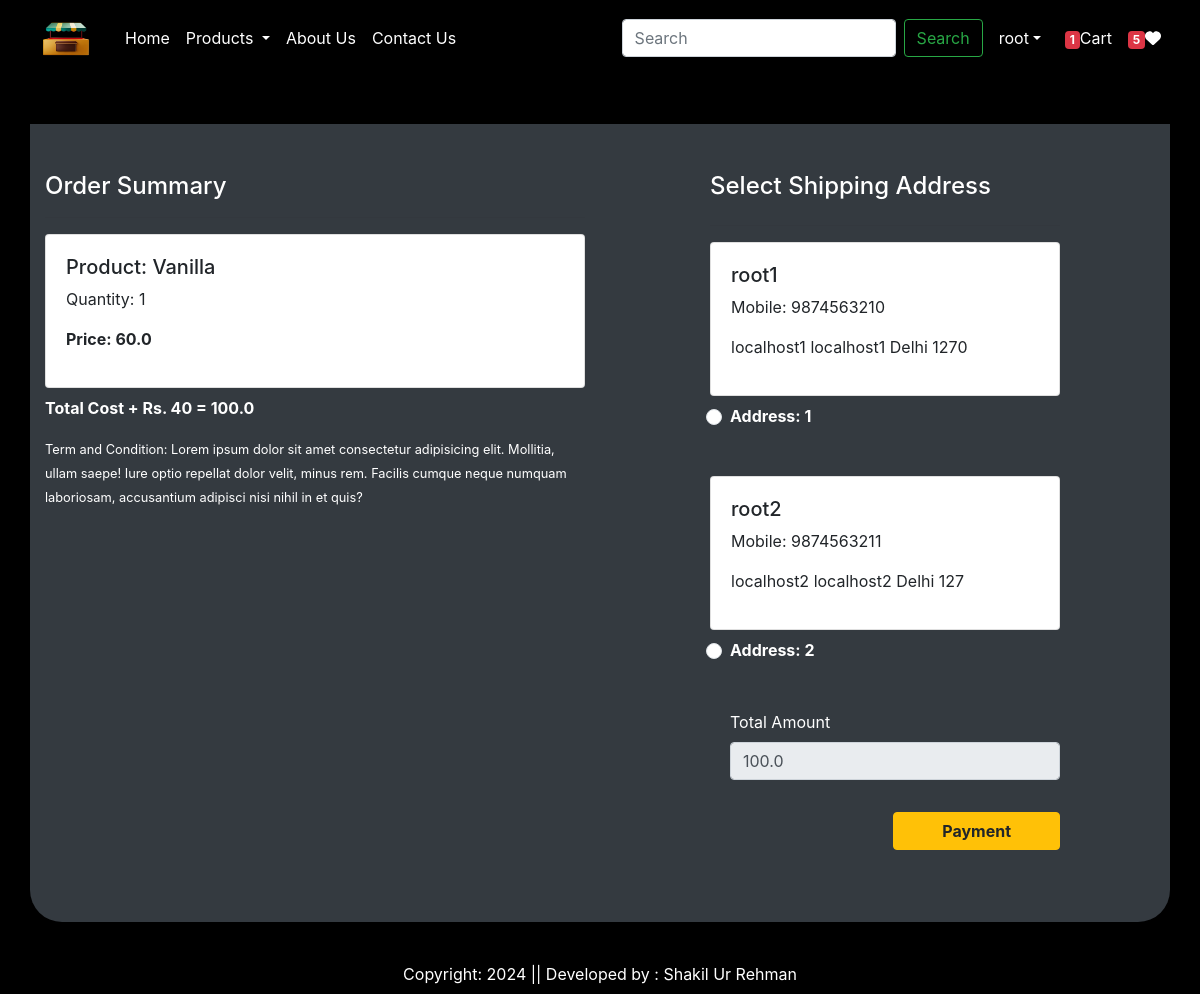
Screenshot of /checkout/ (signed in) with the database file from the repository.
### app/models.py (models this page shows, shortened)
class Cart(models.Model):
    user = models.ForeignKey(User, on_delete=models.CASCADE)
    product = models.ForeignKey(Product, on_delete=models.CASCADE)
    quantity = models. PositiveIntegerField(default=1)

class Product (models.Model):
    title = models.CharField(max_length=100)
    selling_price = models.FloatField()
    discounted_price = models.FloatField()
    description = models.TextField()
    composition = models.TextField(default='')
    prodapp = models.TextField(default='')
    category = models.CharField(choices=CATEGORY_CHOICES, max_length=2)
    product_image = models.ImageField(upload_to='product')

class Customer(models.Model):
    user = models.ForeignKey(User, on_delete=models.CASCADE)
    name = models.CharField(max_length=200)
    locality = models.CharField(max_length=200)
    city= models.CharField(max_length=50)
    mobile = models.IntegerField(default=0)
    zipcode = models.IntegerField()
    state = models.CharField(choices=STATE_CHOICES, max_length=100)

### app/views.py (the view, shortened to what this page needs)
# urls.py: path('checkout/', views.checkout.as_view(),name='checkout'),
@method_decorator(login_required,name='dispatch')
class checkout(View):
    def get(self,request):
        totalitem=0
        wishitem=0
        if request.user.is_authenticated:
            totalitem=len(Cart.objects.filter(user=request.user))
            wishitem=len(Wishlist.objects.filter(user=request.user))
        user=request.user
        add=Customer.objects.filter(user=user)
        cart_items=Cart.objects.filter(user=user)
        famount=0
        for p in cart_items:
            value=p.quantity * p.product.discounted_price
            famount=famount+ value
        totalamount=famount+40
        razoramount = int(totalamount *100)
        client = razorpay.Client(auth=(settings.RAZOR_KEY_ID, settings.RAZOR_KEY_SECRET))
        data = {"amount":razoramount,"currency":"INR","receipt":"order_receipt_12"}
        payment_response = client.order.create(data=data)
        print(payment_response)
        order_id = payment_response['id']
        order_status = payment_response['status']
        return render(request,'app/checkout.html',locals())

### app/templates/app/checkout.html (shortened to what this page needs)
{% extends "app/base.html" %}
{% load static %}
{% block main-content %}
<div class="container ">
    <div class="row mt-5 bg-dark text-white rounded-5 rounded-top-0">
        <div class="col-sm-6 mt-5">
            <h4>Order Summary</h4>
            <hr>
            {% for item in cart_items %}
                <div class="card mb-2">
                    <div class="card-body">
                        <h5>Product: {{item.product.title}}</h5>
                        <p>Quantity: {{item.quantity}}</p>
                        <p class="fw-bold">Price: {{item.product.discounted_price}}</p>
                    </div>
                </div>
            {% endfor %}
            <p class="fw-bold">Total Cost + Rs. 40 = {{totalamount}}</p>
            <small>Term and Condition: Lorem ipsum dolor sit amet consectetur adipisicing elit. Mollitia, ullam saepe! Iure optio repellat dolor velit, minus rem. Facilis cumque neque numquam laboriosam, accusantium adipisci nisi nihil in et quis?</small>
        </div>
        <div class="col-sm-4 offset-sm-1 mt-5">
            <h4>Select Shipping Address</h4>
            <hr>
            <form action="{% url 'checkout' %}" method="post" id="myform">
                {% for ad in add %}
                    <div class="card">
                        <div class="card-body">
                            <h5>{{ ad.name }}</h5>
                            <p>Mobile: {{ ad.mobile }}</p>
                            <p>{{ ad.locality }} {{ ad.city }} {{ ad.state }} {{ ad.zipcode }}</p>
                        </div>
                    </div>
                    <div class="form-check mt-2 mb-5">
                        <input class="form-check-input" type="radio" name="custid" id="custadd{{ forloop.counter }}" value="{{ ad.id }}">
                        <label class="form-check-label fw-bold" for="custadd{{ forloop.counter }}">
                            Address: {{ forloop.counter }}
                        </label>
                    </div>
                {% endfor %}
                <div class="form-check mb-3">
                    <label for="totamount" class="form-label">Total Amount</label>
                    <input type="number" class="form-control" name="totamount" value="{{ totalamount }}" readonly>
                </div>
                <div class="text-end">
                    <button id="rzp-button1" type="submit" class="btn btn-warning mt-3 px-5 fw-bold">Payment</button>
                </div>
            </form>
            <br><br><br>
        </div>
    </div>
</div><br><br><br>
{% endblock main-content %}

### app/templates/app/base.html (shortened to what this page needs)
{% load static %}
<!DOCTYPE html>
<html lang="en">
<head>
    <link href="https://cdn.jsdelivr.net/npm/bootstrap@5.3.3/dist/css/bootstrap.min.css" rel="stylesheet">
    <link rel="stylesheet" href="{% static 'app/css/all.min.css'%}" />
    <link rel="stylesheet" href="{% static 'app/css/owl.carousel.min.css'%}" />
    <link href="https://stackpath.bootstrapcdn.com/bootstrap/4.5.2/css/bootstrap.min.css" rel="stylesheet">
    <link rel="stylesheet" href="{% static 'app/css/style.css' %}" />
  </head>
<body>
    <nav class="navbar navbar-expand-lg navbar-dark bg-black">
        <div class="container-fluid">
          <a class="navbar-brand" href="#">
            <img src="{% static "app/images/logo.png" %}" width="70" height="50" />
          </a>
          <div class="collapse navbar-collapse" id="navbarSupportedContent">
            <ul class="navbar-nav me-auto mb-2 mb-lg-0">
              {% if request.user.is_authenticated %}
              <li class="nav-item">
                <a class="nav-link active" aria-current="page" href="/">Home</a>
              </li>
              <li class="nav-item dropdown">
                <a class="nav-link dropdown-toggle text-white" href="#" role="button" data-bs-toggle="dropdown" aria-expanded="false">
                  Products
                </a>
              </li>
              <li class="nav-item">
                <a class="nav-link text-white" href="{% url 'about' %}">About Us</a>
              </li>
              <li class="nav-item">
                <a class="nav-link text-white" href="{% url 'contact' %}">Contact Us</a>
              </li>
            </ul>
            <form class="d-flex" role="search" action="/search">
              <input class="form-control me-2" type="search" placeholder="Search" name="search" aria-label="Search">
              <button class="btn btn-outline-success" type="submit">Search</button>
            </form>
          </div>
          <ul class="navbar-nav me-auto mb-2 mb-lg-0">
            <li class="nav-item dropdown mx-2">
              <a class="nav-link dropdown-toggle text-white" href="#" id="profileDropDown" role="button" data-bs-toggle="dropdown" aria-expanded="false">{{ request.user.username }}</a>
            </li>
            <li class="nav-item max-2">
              <a href="{% url 'showcart' %}" class="nav-link text-white"><span class="badge bg-danger">{% if totalitem > 0 %}{{totalitem}}{% endif %}</span>Cart</a>
            </li>
            <li class="nav-item max-2">
              <a href="#" class="nav-link text-white"><span class="badge bg-danger">{% if wishitem > 0 %} {{wishitem}} {% endif %}</span><i class="fa fa-heart"></i></a>
            </li>
            {% endif %}
          </ul>
        </div>
      </nav>
    {% block main-content %}{% endblock main-content %}
    <footer class="container-fluid fixed-bottom bg-black text-center p-2 mt-5 text-white">
        Copyright: 2024 || Developed by : Shakil Ur Rehman
    </footer>
</body>
</html>

### app/static/app/css/style.css (style rules this page uses)
body { background-color: black; }
.row { display: flex; flex-wrap: wrap; }
.col-md-4, .col-sm-4 { display: flex; flex-direction: column; }

### rows the page displays
Cart: product "Vanilla", quantity "1", product.discounted_price "60.0"
Customer: name "root1", mobile "9874563210", locality "localhost1", city "localhost1", state "Delhi", zipcode "1270"
Customer: name "root2", mobile "9874563211", locality "localhost2", city "localhost2", state "Delhi", zipcode "127"

### other values shown
{{ request.user.username }} "root"
{{ totalitem }} "1"
{{ wishitem }} "5"
{{ totalamount }} "100.0"
